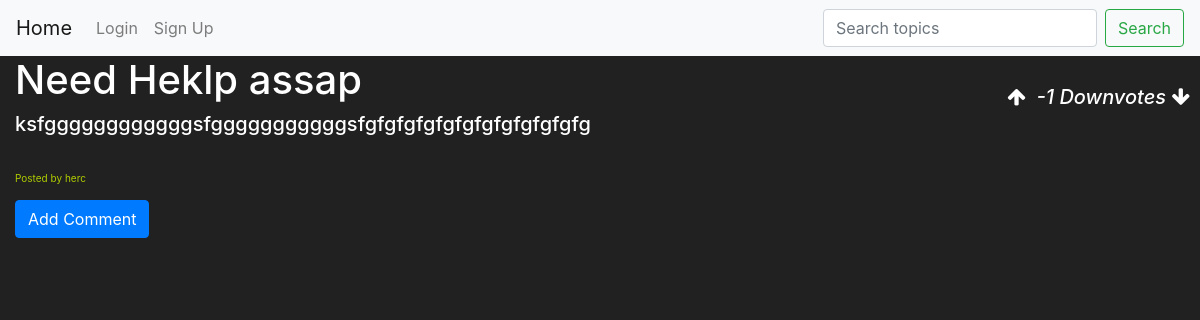
Page /post/7 on the committed database.
### ForumApp/models.py (models this page shows, shortened)
class Post(db.Model):
    id = db.Column(db.Integer, primary_key=True)
    author_id = db.Column(db.Integer, db.ForeignKey('users.id'))
    author = db.relationship(Users, backref=backref("Post", cascade="all, delete"))
    category_id = db.Column(db.Integer, db.ForeignKey('category.id'), nullable=True)
    category = db.relationship(Category, backref=db.backref("post", lazy='dynamic'))
    number_of_votes = db.Column(db.Integer())
    title = db.Column(db.String(120))
    description = db.Column(db.String(10000))
    image_url = db.Column(db.String(200))
    created_at = db.Column(db.DateTime(timezone=True), default=func.now())
    updated_at = db.Column(db.DateTime(timezone=True), default=func.now())

class Users(db.Model, UserMixin):
    id = db.Column(db.Integer, primary_key=True)
    username = db.Column(db.String, unique=True, nullable=False)
    email = db.Column(db.String, unique=True, nullable=False)
    password = db.Column(db.String(150))
    active = db.Column(db.Boolean())
    roles = db.relationship('Role', secondary=roles_users, backref=db.backref('users', lazy='dynamic'))

### ForumApp/views.py (the view)
@views.route('/post/<int:post_id>', methods=['GET'])
def post(post_id):
    post = Post.query.get(post_id)
    if not post:
        abort(404)
    comments = Comment.query.filter_by(post_id=post_id).all()
    replies = Reply.query.all()
    if current_user.is_authenticated:
        specificPersonPostUpvote = Upvote.query.filter_by(post_id=post_id, author = current_user).first()
        specificPersonCommentUpvote = []
        specificPersonReplyUpvoteDict = {}
        for i in range(len(comments)):
            specificPersonCommentUpvote.append(Upvote.query.filter_by(comment=comments[i], author = current_user).first())
            for k in range(len(replies)):
                for m in range(len(comments[i].Reply)):
                    if (comments[i].Reply[m] == replies[k]):
                        specificPersonReplyUpvoteDict.update({replies[k]: Upvote.query.filter_by(reply_id=replies[k].id, author = current_user).first()})
                        if (replies[k].replies):
                            specificPersonReplyUpvoteDict = replyHelper(replies[k].replies, specificPersonReplyUpvoteDict)
    else:
        specificPersonPostUpvote = []
        specificPersonCommentUpvote = []
        specificPersonReplyUpvoteDict = {}
    return render_template('post.html', post=post, comments=comments, replies=replies,
                            Upvotes = {'PostUpvote': specificPersonPostUpvote,
                                        'CommsUpvote':specificPersonCommentUpvote,
                                        'DictRepVote': specificPersonReplyUpvoteDict, })

### ForumApp/templates/post.html (shortened to what this page needs)
{% extends "base.html" %}
{% block body %}
<div class="col-md-auto col-lg-auto col-sm-auto w-100">
    <h1>{{ post.title }}</h1>
    <h5>{{ post.description }} </h5>
    <small class="card-foot"> Posted by {{ post.author.username }}</small>
    <div class="arrow-button post">
        {% if Upvotes.PostUpvote.act == 'MIN' %}
            <i class="fa fa-arrow-up post" data-postid = {{ post.id }} ></i>
                {% if post.number_of_votes >= 0 %}
                    <i class="" > {{ post.number_of_votes }} Upvotes </i>
                {% elif post.number_of_votes < 0 %}
                    <i class=""> {{ post.number_of_votes }} Downvotes </i>
                {% endif %}
            <i class="fa fa-arrow-down post" style="background-color: #ccc;" data-postid = {{ post.id }}></i>
        {% else %}
            <i class="fa fa-arrow-up post" data-postid = {{ post.id }} ></i>
                {% if post.number_of_votes >= 0 %}
                    <i class="" > {{ post.number_of_votes }} Upvotes </i>
                {% elif post.number_of_votes < 0 %}
                    <i class=""> {{ post.number_of_votes }} Downvotes </i>
                {% endif %}
            <i class="fa fa-arrow-down post" data-postid = {{ post.id }}></i>
        {% endif %}
    </div>
{% set Repdict = Upvotes.DictRepVote %}
<div class="card-columns" style="column-count: 1;">
                <button type="button" id="comment-button" class="btn btn-primary">Add Comment</button>
     </div>
</div>
{% endblock %}

### ForumApp/static/css/base.css (style rules this page uses)
body { background-color: #212121; color: white; }
.card-foot { color: rgb(177, 204, 0); font-size: x-small; }
.card-columns { color: rgb(0, 0, 0); }
.arrow-button { position: absolute; top: 0; right: 0; padding: 10px; }
.arrow-button i { font-size: 20px; }

### rows in the picture
Post: title "Need Heklp assap", description "ksfggggggggggggsfgggggggggggsfgfgfgfgfgfgfgfgfgfgfgfg", number_of_votes "-1"
Users: author.username "herc"
